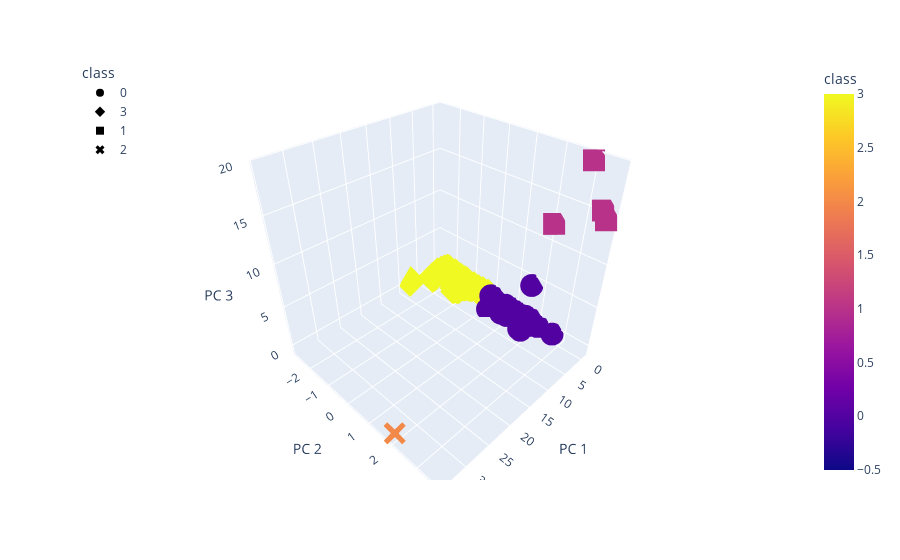

Notebook code cell kept with this figure:
### Markdown cell above
### Deliverable 4: Visualizing Cryptocurrencies Results

#### 3D-Scatter with Clusters

### Code cell
# Creating a 3D-Scatter with the PCA data and the clusters
# Plotting the clusters with four features
fig = px.scatter_3d(pca_df, x="PC 1", y="PC 2", z="PC 3", color="class", symbol="class",width=1000)
fig.update_layout(legend=dict(x=0,y=1))
fig.show()

### Figure 1 — Plotly figure (JSON) as saved in the notebook; plotly's stock layout.template omitted (floating-point values rounded to 4 significant figures; data arrays with more than 128 entries replaced by an {"elided": "..."} marker saying what was removed)
{"data": [{"hovertemplate": "class=%{marker.color}<br>PC 1=%{x}<br>PC 2=%{y}<br>PC 3=%{z}<extra></extra>", "legendgroup": "0", "marker": {"color": {"elided": "288 int values"}, "coloraxis": "coloraxis", "symbol": "circle"}, "mode": "markers", "name": "0", "scene": "scene", "showlegend": true, "type": "scatter3d", "x": {"elided": "288 float values"}, "y": {"elided": "288 float values"}, "z": {"elided": "288 float values"}}, {"hovertemplate": "class=%{marker.color}<br>PC 1=%{x}<br>PC 2=%{y}<br>PC 3=%{z}<extra></extra>", "legendgroup": "3", "marker": {"color": {"elided": "239 int values"}, "coloraxis": "coloraxis", "symbol": "diamond"}, "mode": "markers", "name": "3", "scene": "scene", "showlegend": true, "type": "scatter3d", "x": {"elided": "239 float values"}, "y": {"elided": "239 float values"}, "z": {"elided": "239 float values"}}, {"hovertemplate": "class=%{marker.color}<br>PC 1=%{x}<br>PC 2=%{y}<br>PC 3=%{z}<extra></extra>", "legendgroup": "1", "marker": {"color": [1, 1, 1, 1], "coloraxis": "coloraxis", "symbol": "square"}, "mode": "markers", "name": "1", "scene": "scene", "showlegend": true, "type": "scatter3d", "x": [-0.3158, -0.4097, -0.3471, -0.3284], "y": [2.112, 2.995, 3.53, 3.674], "z": [12.34, 19.44, 15.46, 14.69]}, {"hovertemplate": "class=%{marker.color}<br>PC 1=%{x}<br>PC 2=%{y}<br>PC 3=%{z}<extra></extra>", "legendgroup": "2", "marker": {"color": [2], "coloraxis": "coloraxis", "symbol": "x"}, "mode": "markers", "name": "2", "scene": "scene", "showlegend": true, "type": "scatter3d", "x": [34.07], "y": [1.915], "z": [-0.4586]}], "layout": {"autosize": true, "coloraxis": {"colorbar": {"title": {"text": "class"}}, "colorscale": [[0, "#0d0887"], [0.1111, "#46039f"], [0.2222, "#7201a8"], [0.3333, "#9c179e"], [0.4444, "#bd3786"], [0.5556, "#d8576b"], [0.6667, "#ed7953"], [0.7778, "#fb9f3a"], [0.8889, "#fdca26"], [1, "#f0f921"]]}, "legend": {"title": {"text": "class"}, "tracegroupgap": 0, "x": 0, "y": 1}, "margin": {"t": 60}, "scene": {"aspectmode": "auto", "aspectratio": {"x": 1, "y": 1, "z": 1}, "domain": {"x": [0, 1], "y": [0, 1]}, "xaxis": {"title": {"text": "PC 1"}, "type": "linear"}, "yaxis": {"title": {"text": "PC 2"}, "type": "linear"}, "zaxis": {"title": {"text": "PC 3"}, "type": "linear"}}}}
